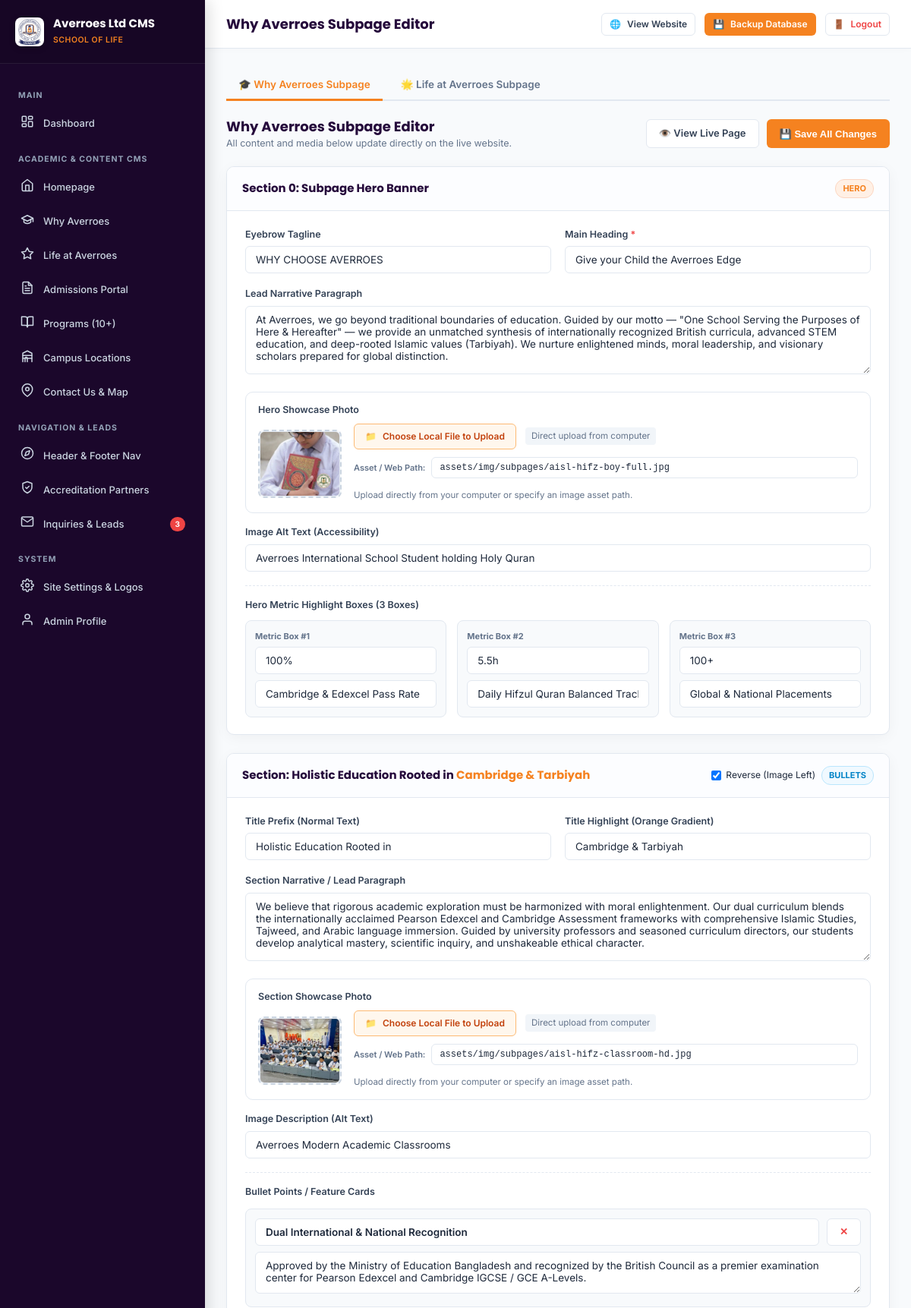
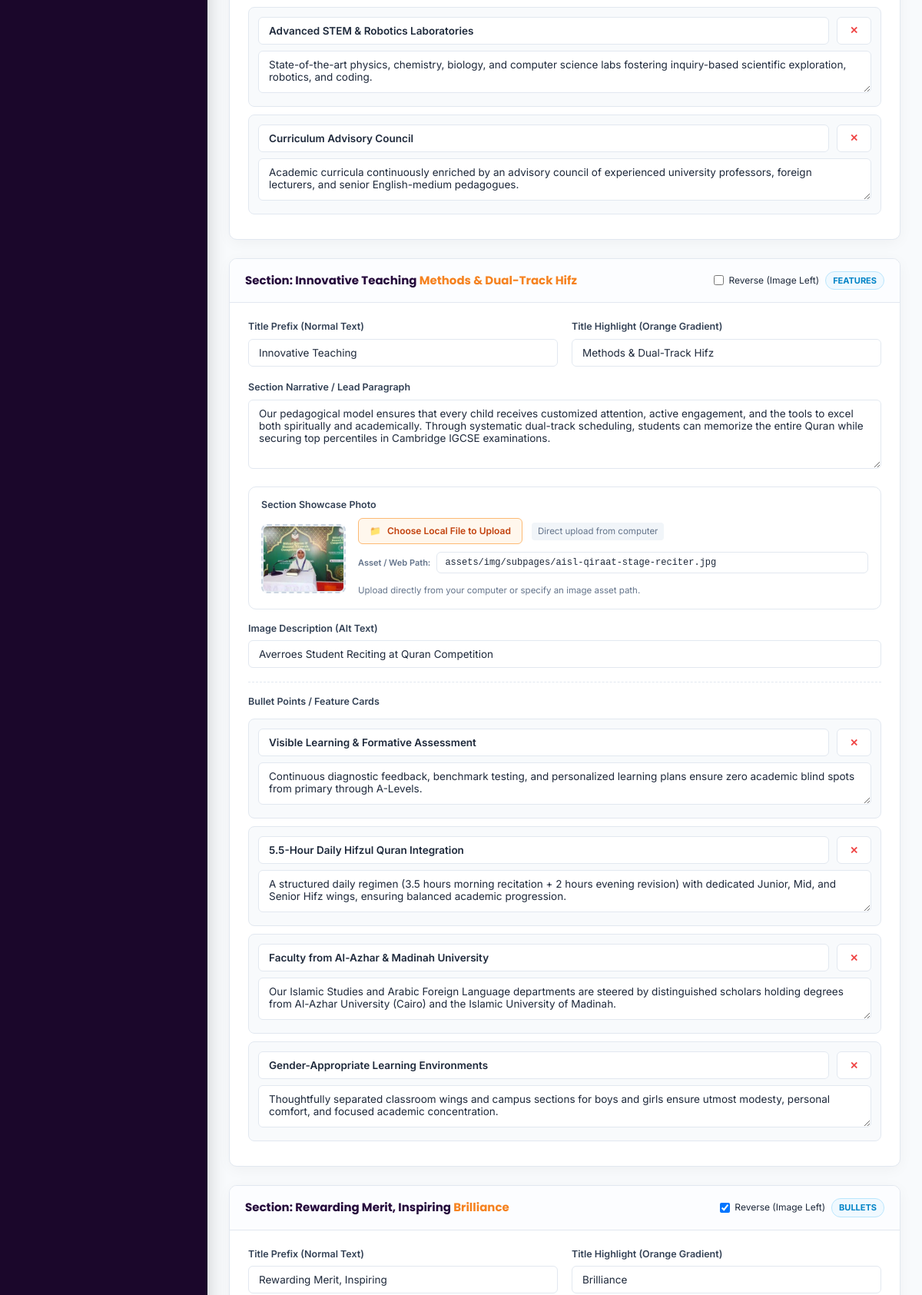
Screenshot of /admin/subpages.php (signed in, upper part) with the database file from the repository (2 pictures, top to bottom).
### tables this page shows
CREATE TABLE `subpage_contents` (
  `id` int(10) unsigned NOT NULL AUTO_INCREMENT,
  `page_key` varchar(50) NOT NULL,
  `section_key` varchar(50) NOT NULL,
  `eyebrow` varchar(255) DEFAULT NULL,
  `title_base` varchar(255) DEFAULT NULL,
  `title_highlight` varchar(255) DEFAULT NULL,
  `lead_text` text DEFAULT NULL,
  `body_html` longtext DEFAULT NULL,
  `image` varchar(255) DEFAULT NULL,
  `image_alt` varchar(255) DEFAULT NULL,
  `doodle_type` varchar(50) DEFAULT NULL,
  `layout_mode` varchar(50) DEFAULT 'normal',
  `type` varchar(50) DEFAULT 'bullets',
  `sort_order` int(11) NOT NULL DEFAULT 0,
  `is_active` tinyint(1) NOT NULL DEFAULT 1,
  `created_at` datetime NOT NULL DEFAULT current_timestamp(),
  `updated_at` datetime NOT NULL DEFAULT current_timestamp() ON UPDATE current_timestamp(),
  PRIMARY KEY (`id`),
  UNIQUE KEY `uq_page_section` (`page_key`,`section_key`),
  KEY `idx_page_sort` (`page_key`,`sort_order`,`is_active`)
);

CREATE TABLE `subpage_items` (
  `id` int(10) unsigned NOT NULL AUTO_INCREMENT,
  `content_id` int(10) unsigned NOT NULL,
  `page_key` varchar(50) NOT NULL,
  `section_key` varchar(50) NOT NULL,
  `item_type` varchar(50) NOT NULL DEFAULT 'bullet',
  `title` varchar(255) DEFAULT NULL,
  `subtitle` varchar(255) DEFAULT NULL,
  `description` text DEFAULT NULL,
  `val` varchar(100) DEFAULT NULL,
  `lbl` varchar(150) DEFAULT NULL,
  `icon` varchar(100) DEFAULT NULL,
  `link` varchar(500) DEFAULT NULL,
  `sort_order` int(11) NOT NULL DEFAULT 0,
  `is_active` tinyint(1) NOT NULL DEFAULT 1,
  PRIMARY KEY (`id`),
  KEY `idx_item_content` (`content_id`),
  KEY `idx_item_page_sec` (`page_key`,`section_key`,`sort_order`)
);

### config/config.php (called while the page is built, shortened)
<?php
function base_url(string $path = ''): string {
    static $base = null;
    if ($base === null) {
        if (php_sapi_name() === 'cli') {
            $base = '/averroes';
        } else {
            $script = str_replace('\\', '/', $_SERVER['SCRIPT_NAME'] ?? '/averroes/index.php');
            $dir = dirname($script);
            if (in_array(basename($dir), ['admin', 'includes', 'api', 'scripts'], true)) {
                $dir = dirname($dir);
            }
            $base = ($dir === '/' || $dir === '\\' || $dir === '.') ? '' : rtrim($dir, '/');
        }
    }
    if ($path === '' || $path === '/') {
        return ($base === '' ? '/' : $base . '/');
    }
    return ($base === '' ? '/' : $base . '/') . ltrim($path, '/');
}

### admin/subpages.php (the view, shortened to what this page needs)
<?php
require_once __DIR__ . '/includes/auth.php';
$pageSlug = $_GET['page'] ?? 'why_averroes';
if ($pageSlug !== 'life_at_averroes') {
    $pageSlug = 'why_averroes';
}
$pageTitles = [
    'why_averroes' => 'Why Averroes Subpage Editor',
    'life_at_averroes' => 'Life at Averroes Subpage Editor',
];
$liveUrls = [
    'why_averroes' => base_url('why-averroes.php'),
    'life_at_averroes' => base_url('life-at-averroes.php'),
];
$pageTitle = $pageTitles[$pageSlug];
$contents = [];
$itemsBySec = [];
if ($pdo !== null) {
    try {
        $stmt = $pdo->prepare("SELECT * FROM subpage_contents WHERE page_key = :page ORDER BY sort_order ASC, id ASC");
        $stmt->execute(['page' => $pageSlug]);
        $rawContents = $stmt->fetchAll(PDO::FETCH_ASSOC);
        foreach ($rawContents as $rc) {
            $contents[$rc['section_key']] = $rc;
        }
        $itemsStmt = $pdo->prepare("SELECT * FROM subpage_items WHERE page_key = :page ORDER BY sort_order ASC, id ASC");
        $itemsStmt->execute(['page' => $pageSlug]);
        $rawItems = $itemsStmt->fetchAll(PDO::FETCH_ASSOC);
        foreach ($rawItems as $ri) {
            $itemsBySec[$ri['section_key']][] = $ri;
        }
    } catch (Throwable $e) {
        error_log('[Subpages Fetch] ' . $e->getMessage());
    }
}
$hero = $contents['hero'] ?? [];
$heroMetrics = $itemsBySec['hero'] ?? [];
require_once __DIR__ . '/includes/header.php';
?>
<div class="adm-tabs">
    <a href="subpages.php?page=why_averroes" class="adm-tab-link <?= ($pageSlug === 'why_averroes') ? 'active' : '' ?>">
        🎓 Why Averroes Subpage
    </a>
    <a href="subpages.php?page=life_at_averroes" class="adm-tab-link <?= ($pageSlug === 'life_at_averroes') ? 'active' : '' ?>">
        🌟 Life at Averroes Subpage
    </a>
</div>
<form method="POST" action="" enctype="multipart/form-data">
    <div style="display:flex; justify-content:space-between; align-items:center; margin-bottom:20px;">
        <div>
            <h2 style="font-family:'Poppins',sans-serif; font-size:18px; color:var(--adm-primary); font-weight:700;">
                <?= htmlspecialchars($pageTitle) ?>
            </h2>
            <p style="font-size:12.5px; color:#64748B;">All content and media below update directly on the live website.</p>
        </div>
        <div style="display:flex; gap:10px;">
            <a href="<?= $liveUrls[$pageSlug] ?>" target="_blank" class="adm-btn adm-btn-secondary">
                👁️ View Live Page
            </a>
            <button type="submit" class="adm-btn adm-btn-primary">
                💾 Save All Changes
            </button>
        </div>
    </div>
    <div class="adm-card">
        <div class="adm-card-header">
            <div class="adm-card-title">
                <span>Section 0: Subpage Hero Banner</span>
            </div>
            <span class="adm-pill orange">Hero</span>
        </div>
        <div class="adm-card-body">
            <div class="adm-form-grid">
                <div class="adm-form-group">
                    <label class="adm-label">Eyebrow Tagline</label>
                    <input type="text" name="hero[eyebrow]" class="adm-input" value="<?= htmlspecialchars($hero['eyebrow'] ?? '') ?>" placeholder="e.g. WHY CHOOSE AVERROES">
                </div>
                <div class="adm-form-group">
                    <label class="adm-label">Main Heading <span class="req">*</span></label>
                    <input type="text" name="hero[title]" class="adm-input" value="<?= htmlspecialchars($hero['title_base'] ?? '') ?>" required>
                </div>
            </div>
            <div class="adm-form-group">
                <label class="adm-label">Lead Narrative Paragraph</label>
                <textarea name="hero[lead]" class="adm-textarea" rows="3"><?= htmlspecialchars($hero['lead_text'] ?? '') ?></textarea>
            </div>
            <?= render_image_upload_field('Hero Showcase Photo', 'hero_image_file', 'hero[image]', $hero['image'] ?? '', 'Upload directly from your computer or specify an image asset path.') ?>
            <div class="adm-form-group" style="margin-top:10px;">
                <label class="adm-label">Image Alt Text (Accessibility)</label>
                <input type="text" name="hero[image_alt]" class="adm-input" value="<?= htmlspecialchars($hero['image_alt'] ?? '') ?>">
            </div>
            <div style="margin-top:16px; border-top:1px dashed #E2E8F0; padding-top:16px;">
                <label class="adm-label" style="margin-bottom:10px;">Hero Metric Highlight Boxes (3 Boxes)</label>
                <div style="display:grid; grid-template-columns: repeat(auto-fit, minmax(260px, 1fr)); gap:14px;">
                    <?php for ($m = 0; $m < 3; $m++):
                        $met = $heroMetrics[$m] ?? ['val' => '', 'lbl' => ''];
                    ?>
                        <div style="background:#F8FAFC; border:1px solid #E2E8F0; border-radius:8px; padding:12px;">
                            <div style="font-size:11px; font-weight:700; color:#64748B; margin-bottom:6px;">Metric Box #<?= $m + 1 ?></div>
                            <div style="margin-bottom:8px;">
                                <input type="text" name="hero_metrics[<?= $m ?>][val]" class="adm-input" placeholder="Value (e.g. 100% or 5.5h)" value="<?= htmlspecialchars($met['val'] ?? '') ?>">
                            </div>
                            <div>
                                <input type="text" name="hero_metrics[<?= $m ?>][lbl]" class="adm-input" placeholder="Label (e.g. Pass Rate)" value="<?= htmlspecialchars($met['lbl'] ?? '') ?>">
                            </div>
                        </div>
                    <?php endfor; ?>
                </div>
            </div>
        </div>
    </div>
    <?php foreach ($contents as $secKey => $sec):
        if ($secKey === 'hero') continue;
        $items = $itemsBySec[$secKey] ?? [];
    ?>
        <div class="adm-card">
            <div class="adm-card-header">
                <div class="adm-card-title">
                    <span>Section: <?= htmlspecialchars($sec['title_base']) ?> <span style="color:#F58220;"><?= htmlspecialchars($sec['title_highlight'] ?? '') ?></span></span>
                </div>
                <div style="display:flex; align-items:center; gap:8px;">
                    <label style="font-size:12px; display:inline-flex; align-items:center; gap:6px; cursor:pointer;">
                        <input type="checkbox" name="sections[<?= $secKey ?>][reverse]" value="1" <?= ($sec['layout_mode'] === 'reverse') ? 'checked' : '' ?>>
                        <span>Reverse (Image Left)</span>
                    </label>
                    <span class="adm-pill blue"><?= htmlspecialchars($sec['type']) ?></span>
                </div>
            </div>
            <div class="adm-card-body">
                <div class="adm-form-grid">
                    <div class="adm-form-group">
                        <label class="adm-label">Title Prefix (Normal Text)</label>
                        <input type="text" name="sections[<?= $secKey ?>][title_base]" class="adm-input" value="<?= htmlspecialchars($sec['title_base'] ?? '') ?>">
                    </div>
                    <div class="adm-form-group">
                        <label class="adm-label">Title Highlight (Orange Gradient)</label>
                        <input type="text" name="sections[<?= $secKey ?>][title_highlight]" class="adm-input" value="<?= htmlspecialchars($sec['title_highlight'] ?? '') ?>">
                    </div>
                </div>
                <div class="adm-form-group">
                    <label class="adm-label">Section Narrative / Lead Paragraph</label>
                    <textarea name="sections[<?= $secKey ?>][lead_text]" class="adm-textarea" rows="2"><?= htmlspecialchars($sec['lead_text'] ?? '') ?></textarea>
                </div>
                <?= render_image_upload_field('Section Showcase Photo', 'sec_image_file_' . preg_replace('/[^a-zA-Z0-9_]/', '_', (string)$secKey), "sections[$secKey][image]", $sec['image'] ?? '', 'Upload directly from your computer or specify an image asset path.') ?>
                <div class="adm-form-group" style="margin-top:10px;">
                    <label class="adm-label">Image Description (Alt Text)</label>
                    <input type="text" name="sections[<?= $secKey ?>][image_alt]" class="adm-input" value="<?= htmlspecialchars($sec['image_alt'] ?? '') ?>">
                </div>
                <div style="margin-top:16px; border-top:1px dashed #E2E8F0; padding-top:16px;">
                    <div style="display:flex; justify-content:space-between; align-items:center; margin-bottom:12px;">
                        <label class="adm-label" style="margin-bottom:0;">Bullet Points / Feature Cards</label>
                    </div>
                    <div id="items-<?= $secKey ?>">
                        <?php foreach ($items as $idx => $it): ?>
                            <div class="repeater-row" style="background:#F8FAFC; border:1px solid #E2E8F0; border-radius:8px; padding:12px; margin-bottom:10px;">
                                <div style="display:flex; gap:10px; margin-bottom:8px;">
                                    <input type="text" name="sections[<?= $secKey ?>][items][<?= $idx ?>][title]" class="adm-input" style="font-weight:600;" placeholder="Item Title / Heading" value="<?= htmlspecialchars($it['title'] ?? '') ?>">
                                    <button type="button" class="adm-btn adm-btn-secondary btn-remove-row" style="color:#EF4444;" title="Remove this point">✕</button>
                                </div>
                                <div>
                                    <textarea name="sections[<?= $secKey ?>][items][<?= $idx ?>][desc]" class="adm-textarea" style="min-height:55px;" placeholder="Detailed description"><?= htmlspecialchars($it['description'] ?? '') ?></textarea>
                                </div>
                            </div>
                        <?php endforeach; ?>
                    </div>
                </div>
            </div>
        </div>
    <?php endforeach; ?>
</form>
<?php require_once __DIR__ . '/includes/footer.php'; ?>

### admin/includes/uploader.php (shortened to what this page needs)
<?php
function render_image_upload_field(
    string $label,
    string $fileInputName,
    string $textInputName,
    ?string $currentValue = '',
    string $hint = '',
    string $accept = 'image/*'
): string {
    $cur = htmlspecialchars((string)$currentValue, ENT_QUOTES, 'UTF-8');
    $uid = 'up_' . preg_replace('/[^a-zA-Z0-9_]/', '_', $fileInputName) . '_' . substr(md5($textInputName), 0, 6);
    $fullPreviewSrc = !empty($currentValue) ? base_url($currentValue) : '';
    $hasImage = !empty($currentValue);
    $previewStyle = $hasImage ? '' : 'display:none;';
    $placeholderStyle = $hasImage ? 'display:none;' : '';
    $html = '<div class="adm-img-widget" id="widget_' . $uid . '">';
    $html .= '<label class="adm-label">' . htmlspecialchars($label, ENT_QUOTES, 'UTF-8') . '</label>';
    $html .= '<div class="adm-img-widget-body">';
    $html .= '<div class="adm-img-preview-box" id="pbox_' . $uid . '">';
    $html .= '<img src="' . $fullPreviewSrc . '" alt="Preview" class="adm-img-thumb" id="img_' . $uid . '" style="' . $previewStyle . '">';
    $html .= '<div class="adm-img-empty" id="empty_' . $uid . '" style="' . $placeholderStyle . '">';
    $html .= '<span class="adm-empty-icon">🖼️</span>';
    $html .= '<span class="adm-empty-text">No Image</span>';
    $html .= '</div>';
    $html .= '</div>';
    $html .= '<div class="adm-img-controls">';
    $html .= '<div class="adm-file-picker-row">';
    $html .= '<label for="' . $uid . '_file" class="adm-file-pick-btn">';
    $html .= '📁 <span>Choose Local File to Upload</span>';
    $html .= '</label>';
    $html .= '<input type="file" name="' . htmlspecialchars($fileInputName, ENT_QUOTES, 'UTF-8') . '" id="' . $uid . '_file" class="adm-file-hidden" accept="' . htmlspecialchars($accept, ENT_QUOTES, 'UTF-8') . '" data-target-img="img_' . $uid . '" data-target-empty="empty_' . $uid . '" data-target-badge="badge_' . $uid . '" data-target-text="txt_' . $uid . '">';
    $html .= '<span class="adm-file-badge" id="badge_' . $uid . '">Direct upload from computer</span>';
    $html .= '</div>';
    $html .= '<div class="adm-path-row">';
    $html .= '<span class="adm-path-lbl">Asset / Web Path:</span>';
    $html .= '<input type="text" name="' . htmlspecialchars($textInputName, ENT_QUOTES, 'UTF-8') . '" id="txt_' . $uid . '" class="adm-input adm-input-path" value="' . $cur . '" placeholder="e.g. assets/img/uploads/photo.jpg or assets/img/subpages/photo.jpg">';
    $html .= '</div>';
    if (!empty($hint)) {
        $html .= '<div class="adm-hint">' . htmlspecialchars($hint, ENT_QUOTES, 'UTF-8') . '</div>';
    }
    $html .= '</div>';
    $html .= '</div>';
    $html .= '</div>';
    return $html;
}

### rows the page displays
subpage_contents: eyebrow "WHY CHOOSE AVERROES", title_base "Give your Child the Averroes Edge", lead_text "At Averroes, we go beyond traditional boundaries of education. Guided by our motto — \"One School Serving the Purposes of Here & Hereafter\" — we provide an unmatched synthesis of internationally recognized British curricula, advanced STEM education, and deep-rooted Islamic values (Tarbiyah). We nurture enlightened minds, moral leadership, and visionary scholars prepared for global distinction.", image (picture), image "assets/img/subpages/aisl-hifz-boy-full.jpg", image_alt "Averroes International School Student holding Holy Quran"
subpage_items: val "100%", lbl "Cambridge & Edexcel Pass Rate"
subpage_items: val "5.5h", lbl "Daily Hifzul Quran Balanced Track"
subpage_items: val "100+", lbl "Global & National Placements"
subpage_contents: title_base "Holistic Education Rooted in", title_highlight "Cambridge & Tarbiyah", layout_mode "☑", type "BULLETS", lead_text "We believe that rigorous academic exploration must be harmonized with moral enlightenment. Our dual curriculum blends the internationally acclaimed Pearson Edexcel and Cambridge Assessment frameworks with comprehensive Islamic Studies, Tajweed, and Arabic language immersion. Guided by university professors and seasoned curriculum directors, our students develop analytical mastery, scientific inquiry, and unshakeable ethical character.", image (picture), image "assets/img/subpages/aisl-hifz-classroom-hd.jpg", image_alt "Averroes Modern Academic Classrooms"
subpage_items: title "Dual International & National Recognition", description "Approved by the Ministry of Education Bangladesh and recognized by the British Council as a premier examination center for Pearson Edexcel and Cambridge IGCSE / GCE A-Levels."
subpage_items: title "Advanced STEM & Robotics Laboratories", description "State-of-the-art physics, chemistry, biology, and computer science labs fostering inquiry-based scientific exploration, robotics, and coding."
subpage_items: title "Curriculum Advisory Council", description "Academic curricula continuously enriched by an advisory council of experienced university professors, foreign lecturers, and senior English-medium pedagogues."
subpage_contents: title_base "Innovative Teaching", title_highlight "Methods & Dual-Track Hifz", type "FEATURES", lead_text "Our pedagogical model ensures that every child receives customized attention, active engagement, and the tools to excel both spiritually and academically. Through systematic dual-track scheduling, students can memorize the entire Quran while securing top percentiles in Cambridge IGCSE examinations.", image (picture), image "assets/img/subpages/aisl-qiraat-stage-reciter.jpg", image_alt "Averroes Student Reciting at Quran Competition"
subpage_items: title "Visible Learning & Formative Assessment", description "Continuous diagnostic feedback, benchmark testing, and personalized learning plans ensure zero academic blind spots from primary through A-Levels."
subpage_items: title "5.5-Hour Daily Hifzul Quran Integration", description "A structured daily regimen (3.5 hours morning recitation + 2 hours evening revision) with dedicated Junior, Mid, and Senior Hifz wings, ensuring balanced academic progression."
subpage_items: title "Faculty from Al-Azhar & Madinah University", description "Our Islamic Studies and Arabic Foreign Language departments are steered by distinguished scholars holding degrees from Al-Azhar University (Cairo) and the Islamic University of Madinah."
subpage_items: title "Gender-Appropriate Learning Environments", description "Thoughtfully separated classroom wings and campus sections for boys and girls ensure utmost modesty, personal comfort, and focused academic concentration."
subpage_contents: title_base "Rewarding Merit, Inspiring", title_highlight "Brilliance", layout_mode "☑", type "BULLETS"

### other values shown
$countInquiries "3"
$pageTitle "Why Averroes Subpage Editor"
$label "Hero Showcase Photo"
$hint "Upload directly from your computer or specify an image asset path."
